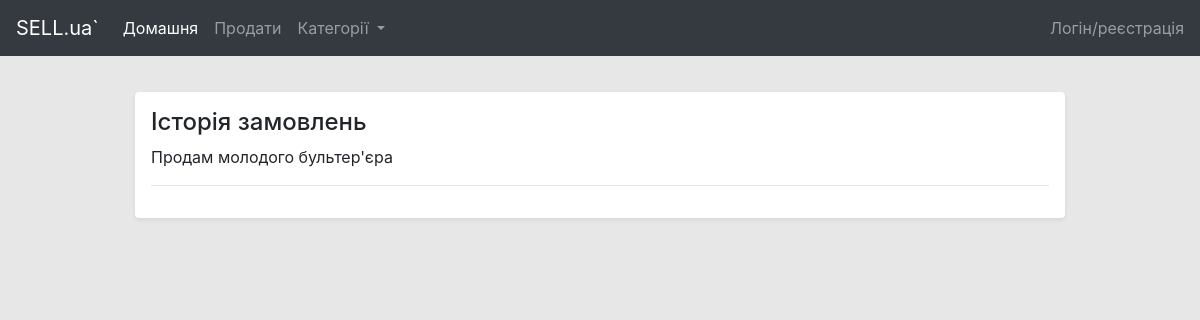
/orders/, run on an earlier commit of the app's database.
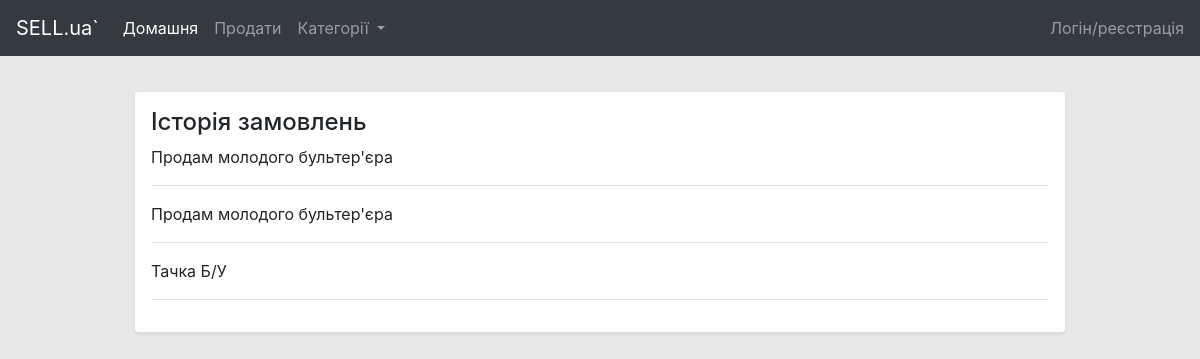
And on a later commit of the database.
### website/models.py (models this page shows, shortened)
class Order(models.Model):
    buyer = models.ForeignKey(verbose_name="Покупець", to=User, null=True, blank=True, on_delete=models.SET_NULL, related_name="buyer")
    owner = models.ForeignKey(verbose_name="Продавець", to=User, null=True, blank=True, on_delete=models.SET_NULL, related_name="seller")
    is_anonymous_sale = models.BooleanField(default=True)
    status = models.ForeignKey(verbose_name="Статус", to=OrderStatus, on_delete=models.SET_NULL, null=True)
    delivery_type = models.ForeignKey(verbose_name="Тип доставки", null=True, to=DeliveryType, on_delete=models.SET_NULL)
    delivery_address = models.ForeignKey(verbose_name="Адреса доставки", on_delete=models.SET_NULL, to=UserAddress, null=True, blank=True)
    contact_info = models.ForeignKey(verbose_name="Контактна інформація", on_delete=models.SET_NULL, to=ContactInfo, null=True)
    advert = models.ForeignKey(verbose_name="Оголошення", to=Advert, on_delete=models.SET_NULL, null=True)
    class Meta:
        verbose_name = "Замовлення"
        verbose_name_plural = "Замовлення"

class Advert(models.Model):
    title = models.CharField("Заголовок", max_length=100)
    owner = models.ForeignKey(User, on_delete=models.CASCADE, verbose_name="Власник")
    date_published = models.DateTimeField("Дата публікації", auto_now=True)
    description = models.TextField("Опис", max_length=1000)
    price = models.DecimalField("Ціна", decimal_places=2, max_digits=10)
    is_price_final = models.BooleanField(default=False)
    status = models.ForeignKey(verbose_name="Статус", to=AdvertStatus, on_delete=models.SET_NULL, null=True)
    category = models.ForeignKey(Category, on_delete=models.CASCADE, verbose_name="Категорія")
    views = models.PositiveIntegerField("Перегляди", default=0)
    address = models.ForeignKey(verbose_name="Адреса відправлювача", to=UserAddress, on_delete=models.SET_NULL, null=True, blank=True)
    class Meta:
        verbose_name = "Оголошення"
        verbose_name_plural = "Оголошення"

### website/views.py (the view)
# urls.py: path("orders/", views.OrderHistoryView.as_view(), name='order-history'),
class OrderHistoryView(HeaderAwareListView):
    model = Order
    template_name = "website/order_history.html"
    def get_queryset(self):
        return OrderService.get_all_orders()

### website/models.py (called while the page is built)
    def get_url(self):
        return reverse("category", args=[self.url])

### website/services.py (called while the page is built)
    @staticmethod
    def get_all_orders():
        return Order.objects.all()

### templates/website/order_history.html
{% extends 'base.html' %}
{% block content %}
<h4>Історія замовлень</h4>
{% include 'include/orders_list.html' with order_list=order_list %}
{% endblock content %}

### templates/include/orders_list.html
    {% for order in order_list %}
    <p>{{order.advert.title}}</p>
    <hr/>
    {% endfor %}

What changed in the data, as far as the page shows it:
added Order: advert "Продам молодого бультер'єра"
added Order: advert "Тачка Б/У"
